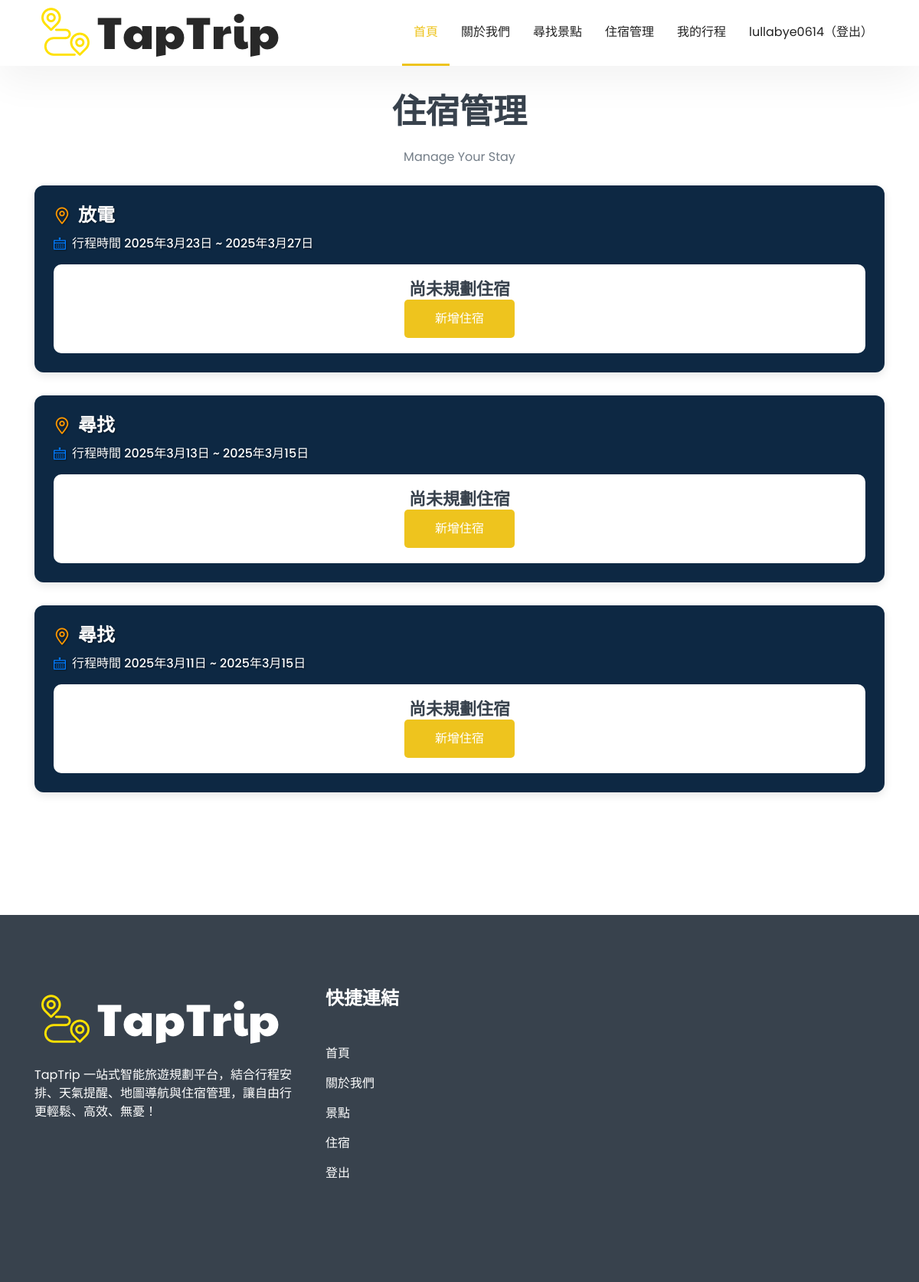
Page /lodging/ (signed in) on the committed database.
### trips/models.py (models this page shows, shortened)
class Trip(models.Model):
    STATUS_CHOICES = [
        ('draft', '草稿'),
        ('completed', '已完成'),
    ]
    name = models.CharField(max_length=255)
    user = models.ForeignKey(settings.AUTH_USER_MODEL, on_delete=models.CASCADE)
    start_date = models.DateField()
    end_date = models.DateField()
    status = models.CharField(max_length=10, choices=STATUS_CHOICES, default='draft')

### lodging/views.py (the view)
# urls.py: url(r'^lodging/',views.lodging,name="lodging"), #管理住宿頁面
@login_required
def lodging(request):
    draft_trips = Trip.objects.filter(user=request.user, status='draft')
    if not draft_trips.exists():
        return render(request, "lodging.html")  # ✅ 沒有草稿行程，跳轉到 lodging.html
    trip_data = []
    for trip in draft_trips:
        trip_lodgings = TripLodging.objects.filter(trip=trip)  # 取得 `TripLodging` (行程與住宿的關聯)
        lodgings = [trip_lodging.lodging for trip_lodging in trip_lodgings]
        trip_data.append({
            "trip": trip,
            "lodgings": lodgings if lodgings else None  # 如果有住宿就顯示完整 `Lodging`，否則為 None
        })
    return render(request, "stay-management.html", {"trip_data": trip_data})  # ✅ 有草稿行程，跳轉到 stay-management.html

### lodging/templates/stay-management.html (shortened to what this page needs)
{% load static %}
<!doctype html>
<html class="no-js" lang="en">
<head>
	<link rel="stylesheet" href="{% static 'lodging/assets/css/magnific-popup.css' %}">
	<link rel="stylesheet" href="{% static 'lodging/assets/css/slick.css' %}">
    <link rel="stylesheet" href="{% static 'lodging/assets/css/animate.css' %}">
    <link rel="stylesheet" href="{% static 'lodging/assets/css/nice-select.css' %}">
    <link rel="stylesheet" href="{% static 'lodging/assets/css/LineIcons.2.0.css' %}">
    <link rel="stylesheet" href="{% static 'lodging/assets/css/bootstrap.4.5.2.min.css' %}">
    <link rel="stylesheet" href="{% static 'lodging/assets/css/default.css' %}">
    <link rel="stylesheet" href="{% static 'lodging/assets/css/style.css' %}">
</head>
<body>
    <section class="header_area">
        <div class="header_navbar sticky">
            <div class="container">
                <div class="row">
                    <div class="col-lg-12">
                        <nav class="navbar navbar-expand-lg">
                            <a class="navbar-brand" href="{% if request.user.is_authenticated %}/home{% else %}/{% endif %}">
                                <img src="{% static 'lodging/assets/images/logo2.png' %}" alt="Logo">
                            </a>
                            <div class="collapse navbar-collapse sub-menu-bar" id="navbarSupportedContent">
                                <ul id="nav" class="navbar-nav ml-auto">
                                    <li class="nav-item active">
                                        <a class="page-scroll" href="/home">首頁</a>
                                    </li>
                                    <li class="nav-item">
                                        <a class="page-scroll" href="{% if request.user.is_authenticated %}/home#about{% else %}/#about{% endif %}">關於我們</a>
                                    </li>
                                    <li class="nav-item">
                                        <a class="page-scroll" href="{% if request.user.is_authenticated %}/findattractions{% else %}/showattractions{% endif %}">尋找景點</a>
                                    </li>
                                    <li class="nav-item">
                                        <a class="page-scroll" href="/lodging">住宿管理</a>
                                    </li>
                                    <li class="nav-item">
                                        <a class="page-scroll" href="/trips">我的行程</a>
                                    </li>
                                    <li class="nav-item" id="user-menu">
                                    </li>
                                </ul>
                            </div>
                        </nav>
                    </div>
                </div>
            </div>
        </div>
    </section>
<section id="blog" class="blog_area pt-120 pb-130">
    <div class="container">
        <div class="row justify-content-center">
            <div class="col-lg-6">
                <div class="section_title text-center pb-25">
                    <h3 class="title">住宿管理</h3>
                    <p>Manage Your Stay</p>
                </div>
            </div>
        </div>
        {% for item in trip_data %}
        <div class="trip_section">
            <div class="trip_info">
                <h3 class="trip_title">
                    <i class="lni lni-map-marker"></i> {{ item.trip.name }}
                </h3>
                <p class="trip_time">
                    <i class="lni lni-calendar"></i> 行程時間 {{ item.trip.start_date }} ~ {{ item.trip.end_date }}
                </p>
            </div>
            {% if item.lodgings %}
                {% for lodging in item.lodgings %}
                    <div class="single_blog d-sm-flex mt-30" id="lodging-{{ lodging.id }}">
                        <div class="blog_image">
                            <img src="{{ lodging.image }}" alt="hotel image">
                        </div>
                        <div class="blog_content blog_content_2 media-body">
                            <h3 class="blog_title">
                                <a href="{{ lodging.link }}" target="_blank">
                                    <strong>{{ lodging.name }}</strong>
                                </a>
                            </h3>
                            <p>入住日期：{{ lodging.check_in }} | 退房日期：{{ lodging.check_out }}</p>
                            <p>地址: {{ lodging.address }}</p>
                            <p class="price">{{ lodging.price }}</p>
                            <div class="btn-group">
                                <a href="{{ lodging.link }}" target="_blank" class="main-btn">查看飯店</a>
                                <button class="main-btn delete-btn" onclick="deleteLodging({{ lodging.id }})">刪除飯店</button>
                            </div>
                        </div>
                    </div>
                {% endfor %}
                <div class="reminder-container" style="margin-top: 20px; text-align: center;">
                    <p class="reminder-message" style="color: red; font-size: 14px;">
                        **重要提示：**本系統僅提供飯店查詢服務，非正式預訂，請前往 Booking 網站完成實際訂房。
                    </p>
                </div>
            {% else %}
                <div class="no-booking">
                    <h4>尚未規劃住宿</h4>
                    <a href="/booking/?checkin={{ item.trip.start_date|date:'Y-m-d' }}&checkout={{ item.trip.end_date|date:'Y-m-d' }}&trip={{ item.trip.name }}" class="main-btn">新增住宿</a>
                </div>
            {% endif %}
        </div>
    {% endfor %}
    </div>
</section>
    <section id="footer" class="footer_area">
        <div class="footer_widget pt-50 pb-130">
            <div class="container">
                <div class="row">
                    <div class="col-lg-4 col-md-6 order-md-1 order-lg-1">
                        <div class="footer_about mt-50">
                            <a href="/home"><img src="/static/assets/images/logo.png" alt="logo"></a>
                            <p>TapTrip 一站式智能旅遊規劃平台，結合行程安排、天氣提醒、地圖導航與住宿管理，讓自由行更輕鬆、高效、無憂！</p>
                        </div>
                    </div>
                    <div class="col-lg-4 col-md-12 order-md-3 order-lg-2">
                        <div class="footer_link_wrapper d-flex flex-wrap">
                            <div class="footer_link mt-45">
                                <h4 class="footer_title"><strong>快捷連結</strong></h4>
                                <ul class="link">
                                    <li><a href="{% if request.user.is_authenticated %}/home{% else %}/{% endif %}">首頁</a></li>
                                    <li><a href="{% if request.user.is_authenticated %}/home#about{% else %}/#about{% endif %}">關於我們</a></li>
                                    <li><a href="{% if request.user.is_authenticated %}/home#attractions{% else %}/#attractions{% endif %}">景點</a></li>
                                    <li><a href="{% if request.user.is_authenticated %}/home#services{% else %}/#services{% endif %}">住宿</a></li>
                                    <li>
                                        {% if request.user.is_authenticated %}
                                            <a href="/logout">登出</a>
                                        {% else %}
                                            <a href="/login">登入</a>
                                        {% endif %}
                                    </li>
                                </ul>
                            </div>
                        </div>
                    </div>
                </div>
            </div>
        </div>
    </section>
</body>
</html>

### lodging/static/assets/css/default.css (style rules this page uses)
.mt-45 { margin-top: 45px; }
.mt-50 { margin-top: 50px; }
.pt-50 { padding-top: 50px; }
.pt-120 { padding-top: 120px; }
.pb-25 { padding-bottom: 25px; }
.pb-130 { padding-bottom: 130px; }

### lodging/static/assets/css/style.css (style rules this page uses)
body { font-family:"Poppins",sans-serif;font-weight:normal;font-style:normal;color:#747e88 }
* { margin:0;padding:0;-webkit-box-sizing:border-box;box-sizing:border-box }
img { max-width:100% }
a { color:#eec41e }
i,span,a { display:inline-block }
audio,canvas,iframe,img,svg,video { vertical-align:middle }
h1,h2,h3,h4,h5,h6 { font-family:"Poppins",sans-serif;font-weight:700;color:#38424d;margin:0 }
h3 { font-size:28px }
h4 { font-size:22px }
ul,ol { margin:0;padding:0;list-style-type:none }
p { font-size:16px;font-weight:400;line-height:24px;color:#747e88;margin:0 }
.main-btn { display:inline-block;font-weight:500;text-align:center;white-space:nowrap;vertical-align:middle;-webkit-user-select:none;-moz-user-select:none;-ms-user-select:none;user-select:none;border:0;padding:0 40px;font-size:16px;height:50px;line-height:50px;border-radius:5px;color:#fff;cursor:pointer;z-index:5;-webkit-transition:all .4s ease-out 0s;transition:all .4s ease-out 0s;background-color:#eec41e }
.section_title .title { font-size:44px;font-weight:600 }
.section_title p { margin-top:20px }
.header_navbar { position:absolute;top:0;left:0;width:100%;z-index:99;-webkit-transition:all .3s ease-out 0s;transition:all .3s ease-out 0s;border-bottom:2px solid rgba(255,255,255,.21) }
.sticky { position:fixed;z-index:99;background-color:#fff;-webkit-box-shadow:0 20px 50px 0 rgba(0,0,0,.05);box-shadow:0 20px 50px 0 rgba(0,0,0,.05);-webkit-transition:all .3s ease-out 0s;transition:all .3s ease-out 0s }
.sticky .navbar { padding:0 }
.navbar { padding:0;border-radius:5px;position:relative;-webkit-transition:all .3s ease-out 0s;transition:all .3s ease-out 0s }
.navbar-brand { padding:0 }
.navbar-nav .nav-item { position:relative }
.navbar-nav .nav-item a { font-size:16px;font-weight:400;color:#fff;-webkit-transition:all .3s ease-out 0s;transition:all .3s ease-out 0s;padding:30px 15px;position:relative }
.navbar-nav .nav-item a::before { position:absolute;content:'';bottom:-2px;left:0;width:0;height:3px;background-color:#eec41e;-webkit-transition:all .3s ease-out 0s;transition:all .3s ease-out 0s }
.navbar-nav .nav-item.active>a::before,.navbar-nav .nav-item:hover>a::before { width:100% }
.sticky .navbar-nav .nav-item a { color:#222 }
.sticky .navbar-nav .nav-item.active>a,.sticky .navbar-nav .nav-item:hover>a { color:#eec41e }
.footer_area { background-color:#38424d }
.footer_about p { color:#fff;margin-top:25px }
.footer_title { font-size:24px;font-weight:500;color:#fff }
.footer_link { width:50% }
.footer_link .link { padding-top:30px }
.footer_link .link li { margin-top:15px }
.footer_link .link li a { font-size:16px;color:#fff;-webkit-transition:all .3s ease-out 0s;transition:all .3s ease-out 0s }

### lodging/templates/stay-management.html (style rules this page uses)
.trip_section { background-color:rgb(13, 40, 67); padding: 25px; border-radius: 12px; margin-bottom: 30px; box-shadow: 0px 4px 12px rgba(0, 0, 0, 0.1); }
.no-booking { background-color: #FFFFFF; padding: 20px; text-align: center; border-radius: 10px; margin-top: 15px; }
.trip_section h3 { font-size: 24px; font-weight: bold; color: #333; margin-bottom: 10px; display: flex; align-items: center; }
.trip_section h3 i { font-size: 22px; color: #ff9800; margin-right: 10px; }
.trip_section .trip_time { font-size: 16px; color: #555; display: flex; align-items: center; font-weight: 500; }
.trip_section .trip_time i { color: #007bff; margin-right: 8px; }
.trip_info .trip_title, .trip_info .trip_time, .trip_info .separator { color: white; }
.trip_info i { color: white; }
.trip_info { text-shadow: 1px 1px 2px rgba(0, 0, 0, 0.5); color: white; }

### rows in the picture
Trip: trip.name "放電", trip.start_date "2025年3月23日", trip.end_date "2025年3月27日"
Trip: trip.name "尋找", trip.start_date "2025年3月13日", trip.end_date "2025年3月15日"
Trip: trip.name "尋找", trip.start_date "2025年3月11日", trip.end_date "2025年3月15日"
